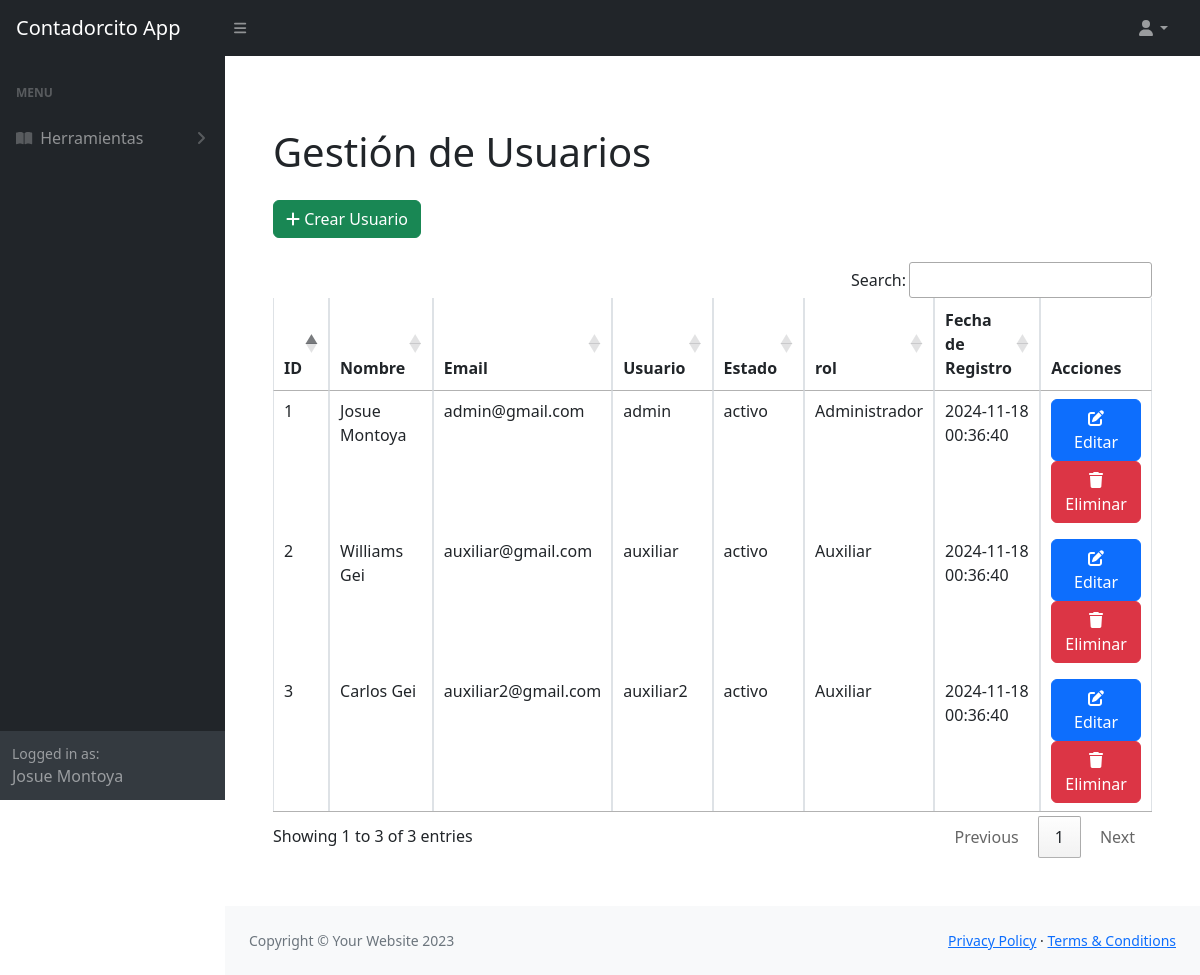
Page /Contadorcito-SA-de-CV/views/users/indexUsers.php (signed in) on the earlier database version.
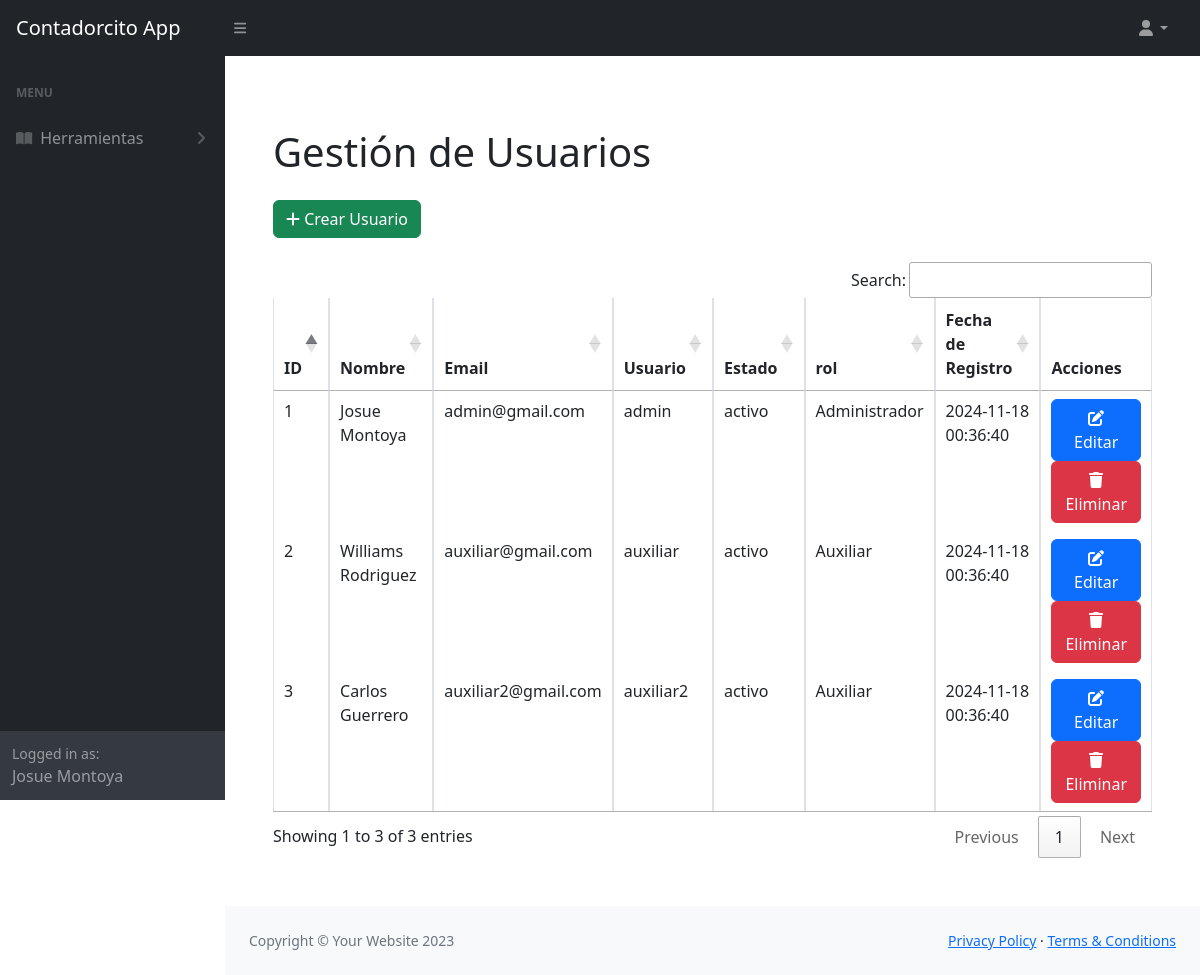
Same page on the later database version.
### tables this page shows
CREATE TABLE tbl_Usuarios (
    id INT AUTO_INCREMENT PRIMARY KEY,
    nombre VARCHAR(100) NOT NULL,
    email VARCHAR(100) UNIQUE NOT NULL,
    usuario varchar(50),
    clave VARCHAR(255) NOT NULL,
    activo BOOLEAN DEFAULT TRUE,
    created_at TIMESTAMP DEFAULT CURRENT_TIMESTAMP,
    id_rol int,
    foreign key (id_rol) references tbl_Roles (id_rol)
);

Create table tbl_Roles (
	id_rol int auto_increment primary key,
    nombre_rol varchar(50)
);

### Contadorcito-SA-de-CV/controllers/users/indexUsersController.php (called while the page is built, shortened)
<?php
include '../../config/conf.php';
$sql = "SELECT u.*, r.nombre_rol
            FROM tbl_Usuarios u
            INNER JOIN tbl_Roles r ON u.id_rol = r.id_rol";
try {
    $stmt = $connection->prepare($sql);
    $stmt->execute();
    $usuarios = $stmt->fetchAll(PDO::FETCH_ASSOC);
} catch (PDOException $e) {
    echo "Error al obtener la lista de usuarios: " . $e->getMessage();
}
?>

### Contadorcito-SA-de-CV/views/users/indexUsers.php (the view, shortened to what the changed rows need)
<!DOCTYPE html>
<html lang="en">
<head>
    <link href="https://cdn.jsdelivr.net/npm/simple-datatables@7.1.2/dist/style.min.css" rel="stylesheet" />
    <link href="https://cdn.datatables.net/1.13.8/css/jquery.dataTables.min.css" rel="stylesheet">
    <link href="https://cdn.datatables.net/buttons/2.4.2/css/buttons.dataTables.min.css" rel="stylesheet">
    <link href="https://cdn.datatables.net/responsive/2.5.0/css/responsive.dataTables.min.css" rel="stylesheet" />
    <link rel="stylesheet" href="https://cdnjs.cloudflare.com/ajax/libs/font-awesome/5.15.1/css/all.min.css">
    <link href="../../css/styles.css" rel="stylesheet" />
</head>
<body class="sb-nav-fixed">
    <div id="layoutSidenav">
        <div id="layoutSidenav_content">
            <main>
            <div class="container-fluid mt-4 p-5">
                <h1 class="mb-4">Gestión de Usuarios</h1>
                <table class="table table-bordered" id="usersTable">
                    <thead>
                        <tr>
                            <th>ID</th>
                            <th>Nombre</th>
                            <th>Email</th>
                            <th>Usuario</th>
                            <th>Estado</th>
                            <th>rol</th>
                            <th>Fecha de Registro</th>
                            <th>Acciones</th>
                        </tr>
                    </thead>
                    <tbody>
                        <?php
                        include '../../controllers/users/indexUsersController.php';
                        foreach ($usuarios as $usuario): ?>
                            <tr>
                                <td><?php echo $usuario['id']; ?></td>
                                <td><?php echo htmlspecialchars($usuario['nombre']); ?></td>
                                <td><?php echo htmlspecialchars($usuario['email']); ?></td>
                                <td><?php echo htmlspecialchars($usuario['usuario'] ?? 'N/A'); ?></td>
                                <td><?php echo $usuario['activo'] == 1 ? 'activo' : 'Inactivo'; ?></td>
                                <td><?php echo htmlspecialchars($usuario['nombre_rol']); ?></td>
                                <td><?php echo htmlspecialchars($usuario['created_at']); ?></td>
                                <?php if ($_SESSION["user"] == "Administrador"): ?>
                                    <td>
                                        <a href="../../controllers/users/getUserById.php?action=edit&id=<?php echo $usuario['id']; ?>" class="btn btn-primary btn-action">
                                            <i class="fas fa-edit"></i> Editar
                                        </a>
                                        <a href="../../controllers/users/getUserById.php?action=delete&id=<?php echo $usuario['id']; ?>" class="btn btn-danger btn-action" onclick="return confirm('¿Está seguro de eliminar este usuario?')">
                                            <i class="fas fa-trash"></i> Eliminar
                                        </a>
                                    </td>
                                <?php endif; ?>
                            </tr>
                        <?php endforeach; ?>
                    </tbody>
                </table>
            </div>
            </main>
        </div>
    </div>
</body>
</html>
</body>
</html>

Differences in the rows shown:
changed tbl_usuarios "auxiliar@gmail.com": nombre "Williams Gei" → "Williams Rodriguez"
changed tbl_usuarios "auxiliar2@gmail.com": nombre "Carlos Gei" → "Carlos Guerrero"
